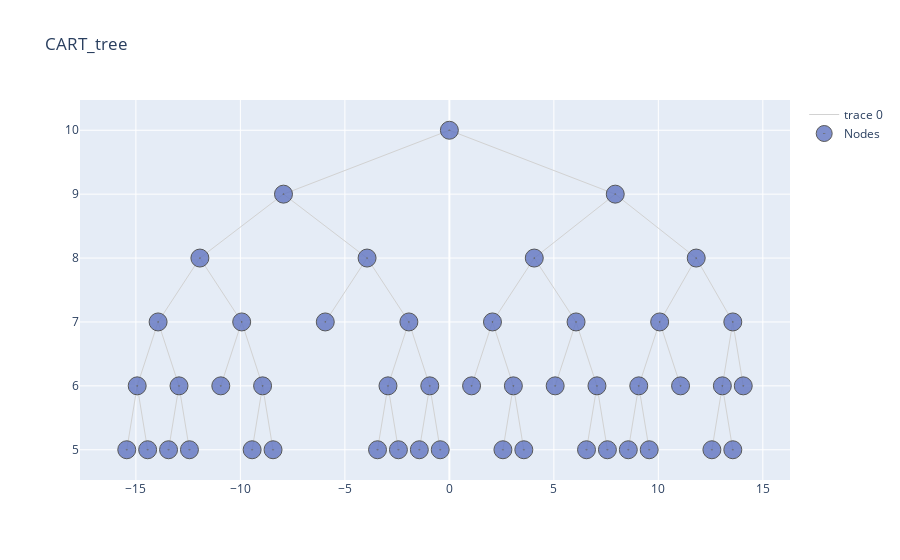

Source (notebook cell):
### Code cell
import warnings
warnings.filterwarnings("ignore", category=FutureWarning) 


cart.print_tree(table = True, html = True).style.hide_index() #print both the pruned and non pruned tree

### Figure 1 — Plotly figure (JSON) as saved in the notebook; plotly's stock layout.template omitted (floating-point values rounded to 4 significant figures; data arrays with more than 128 entries replaced by an {"elided": "..."} marker saying what was removed)
{"data": [{"hoverinfo": "none", "line": {"color": "rgb(210,210,210)", "width": 1}, "mode": "lines", "type": "scatter", "x": {"elided": "138 float values"}, "y": {"elided": "138 int values"}}, {"hoverinfo": "text", "marker": {"color": "#6175c1", "line": {"color": "rgb(50,50,50)", "width": 1}, "size": 18, "symbol": "circle-dot"}, "mode": "markers", "name": "Nodes", "opacity": 0.8, "text": ["Node: n32, Bin Value: 109.57, pearson : 1353.71, Samples : 7", "Node: n33, Bin Value: 125.83, pearson : 254.83, Samples : 6", "Node: n34, Bin Value: 130.78, pearson : 621.56, Samples : 9", "Node: n35, Bin Value: 144.4, pearson : 687.2, Samples : 5", "Node: n18, Bin Value: 128.67, pearson : 999.33, Samples : 6", "Node: n38, Bin Value: 101.06, pearson : 1574.94, Samples : 17", "Node: n39, Bin Value: 112.49, pearson : 6975.74, Samples : 39", "Node: n10, Bin Value: 66.78, pearson : 4103.56, Samples : 9", "Node: n44, Bin Value: 120.62, pearson : 3503.08, Samples : 13", "Node: n45, Bin Value: 98.47, pearson : 5551.97, Samples : 32", "Node: n46, Bin Value: 97.29, pearson : 1481.43, Samples : 7", "Node: n47, Bin Value: 82.58, pearson : 2888.92, Samples : 12", "Node: n24, Bin Value: 139.12, pearson : 714.88, Samples : 8", "Node: n50, Bin Value: 131, pearson : 2268, Samples : 16", "Node: n51, Bin Value: 116.67, pearson : 373.33, Samples : 6", "Node: n26, Bin Value: 165.4, pearson : 2173.2, Samples : 5", "Node: n54, Bin Value: 139.2, pearson : 661.6, Samples : 10", "Node: n55, Bin Value: 151.92, pearson : 1768.92, Samples : 13", "Node: n29, Bin Value: 97.89, pearson : 902.89, Samples : 9", "Node: n56, Bin Value: 125.5, pearson : 1228.0, Samples : 8", "Node: n57, Bin Value: 111.79, pearson : 3508.71, Samples : 28", "Node: n31, Bin Value: 141, pearson : 130, Samples : 5", "Node: n60, Bin Value: 134.6, pearson : 61.2, Samples : 5", "Node: n61, Bin Value: 126.2, pearson : 90.8, Samples : 5", "Node: n1, CompPrice>127, pearson : 155526.82, Samples : 280", "Node: n2, Sales>7.54, pearson : 75946.05, Samples : 162", "Node: n4, Age>53, pearson : 24566.4, Samples : 89", "Node: n8, Income>73, pearson : 6691.63, Samples : 27", "Node: n16, Age>39, pearson : 2462.92, Samples : 13", "Node: n17, ShelveLoc in ('Bad', 'Good'), pearson : 1905.21, Samples : 14", "Node: n9, Sales>2.67, pearson : 13188.6, Samples : 62", "Node: n19, ShelveLoc in ('Medium', 'Good'), pearson : 10096.98, Samples : 56", "Node: n5, CompPrice>98, pearson : 35454.49, Samples : 73", "Node: n11, Sales>10.62, pearson : 22715.73, Samples : 64", "Node: n22, ShelveLoc in ('Medium', 'Bad'), pearson : 13589.2, Samples : 45", "Node: n23, Age>36, pearson : 5326, Samples : 19", "Node: n3, Sales>7.58, pearson : 48120.52, Samples : 118", "Node: n6, CompPrice>135, pearson : 17604.02, Samples : 58", "Node: n12, Sales>4.95, pearson : 5102.3, Samples : 30", "Node: n25, Urban in 'No', pearson : 3537.82, Samples : 22", "Node: n13, Sales>3.47, pearson : 7002.71, Samples : 28", "Node: n27, CompPrice>141, pearson : 3345.48, Samples : 23", "Node: n7, CompPrice>146, pearson : 15399.73, Samples : 60", "Node: n14, Sales>11.85, pearson : 8877.11, Samples : 45", "Node: n28, ShelveLoc in ('Medium', 'Bad'), pearson : 5907.0, Samples : 36", "Node: n15, Income>81, pearson : 832.93, Samples : 15", "Node: n30, CompPrice>151, pearson : 328.4, Samples : 10"], "type": "scatter", "x": [-15.44, -14.44, -13.44, -12.44, -10.94, -9.438, -8.438, -5.938, -3.438, -2.438, -1.438, -0.4375, 1.062, 2.562, 3.562, 5.062, 6.562, 7.562, 11.06, 8.562, 9.562, 14.06, 12.56, 13.56, 0, -7.938, -11.94, -13.94, -14.94, -12.94, -9.938, -8.938, -3.938, -1.938, -2.938, -0.9375, 7.938, 4.062, 2.062, 3.062, 6.062, 7.062, 11.81, 10.06, 9.062, 13.56, 13.06], "y": [5, 5, 5, 5, 6, 5, 5, 7, 5, 5, 5, 5, 6, 5, 5, 6, 5, 5, 6, 5, 5, 6, 5, 5, 10, 9, 8, 7, 6, 6, 7, 6, 8, 7, 6, 6, 9, 8, 7, 6, 7, 6, 8, 7, 6, 7, 6]}], "layout": {"title": {"text": "CART_tree"}}}
